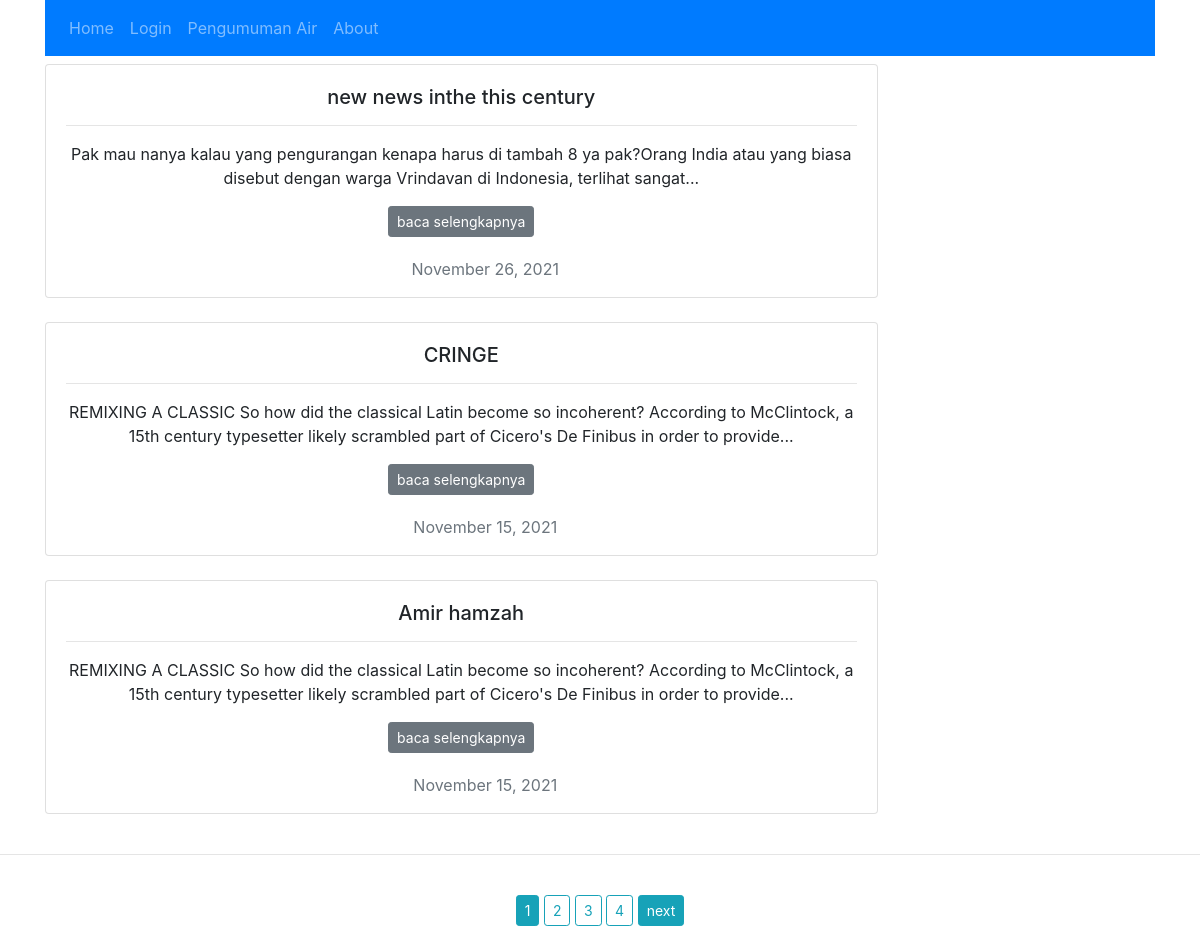
Before: / with the older database file.
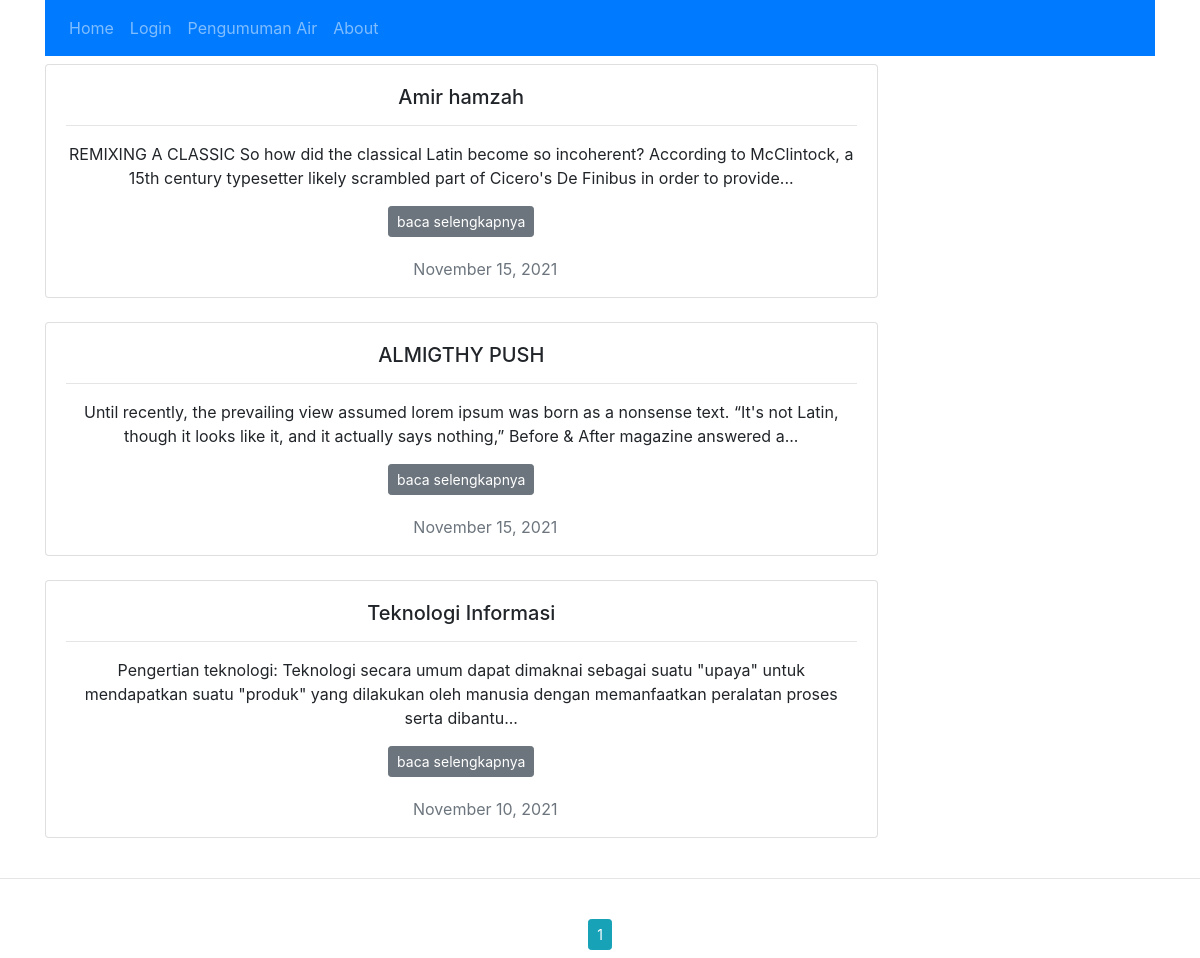
After: the same page with the newer database file.
### affairs/models.py (models this page shows, shortened)
class Artikel(db.Model):
    id = db.Column(db.Integer, primary_key=True)
    judul = db.Column(db.String(255), nullable=False)
    konten = db.Column(db.Text, nullable=False)
    thumbnail = db.Column(db.String(255), nullable=False)
    tgl_post = db.Column(db.DateTime, nullable=False, default=datetime.utcnow)
    kategori_id = db.Column(db.Integer, db.ForeignKey('kategori.id'), nullable=False)

### affairs/admin/routes.py (the view)
@admingam.route("/")
def home():
    halaman = request.args.get('page',1, type=int)
    daf_ar = Artikel.query.order_by(Artikel.id.desc()).paginate(page=halaman, per_page=3)
    return render_template("index.html", daf_ar=daf_ar)

### affairs/templates/index.html (shortened to what this page needs)
{% extends 'layout.html'%}
{%block content %}
{% for df in daf_ar.items %}
      <div class="card w-75 text-center">
        <div class="card-body">
          <h5 class="card-title">{{df.judul}}</h5>
          <hr>
          <p class="card-text">{{df.konten | truncate(200) | striptags()}}</p>
          <a href="{{url_for('admingam.baca_ar', id=df.id)}}" class="btn btn-secondary btn-sm">baca selengkapnya</a>
        </div>
        <p class="text-muted ml-5">{{df.tgl_post.strftime('%B %d, %Y')}}</p>
      </div>
      <br>
  {% endfor %}
  </div>
      <hr>
      <div class="row">
        <div class="col text-center p-2">
          {% for page_num in daf_ar.iter_pages() %}
          {% if page_num %}
          {% if daf_ar.page == page_num %}
          <a href="{{url_for('admingam.home', page=page_num)}}" class="btn btn-info btn-sm mt-3">{{page_num}}</a>
          {% else %}
          <a href="{{url_for('admingam.home', page=page_num)}}" class="btn btn-outline-info btn-sm mt-3">{{page_num}}</a>
          {% endif %}
          {% else %}
          ...
          {% endif %}
          {% endfor %}
          {% if daf_ar.has_next %}
          <a href="{{url_for('admingam.home', page=daf_ar.next_num)}}" class="btn btn-info btn-sm mt-3">next</a>
          {% endif %}
        </div>
      </div>
{%endblock content %}

### affairs/templates/layout.html (shortened to what this page needs)
<!doctype html>
<html lang="en">
  <head>
    <link rel="stylesheet" href="https://cdn.jsdelivr.net/npm/bootstrap@4.0.0/dist/css/bootstrap.min.css">
  </head>
  <body>
  <div class="container" >
    <nav class="navbar navbar-expand-lg navbar navbar-dark bg-primary mb-2">
        <div class="collapse navbar-collapse" id="navbarNavDropdown">
          <ul class="navbar-nav">
              {% if current_user.is_authenticated %}
            <li class="nav-item active">
              <a class="nav-link" href="">Home <span class="sr-only">(current)</span></a>
            </li>
            <li class="nav-item dropdown">
              <a class="nav-link dropdown-toggle" href="#" id="navbarDropdownMenuLink" data-toggle="dropdown" aria-haspopup="true" aria-expanded="false">
               Menu
              </a>
              <div class="dropdown-menu" aria-labelledby="navbarDropdownMenuLink">
                <a class="dropdown-item" href="{{url_for('admingam.tambah_kat')}}">Tambah Kategori</a>
                <a class="dropdown-item" href="{{url_for('admingam.tambah_artikel')}}">Tambah artikel</a>
                <a class="dropdown-item" href="{{url_for('admingam.admin_panel')}}">Admin Panel</a>
                <a class="dropdown-item" href="{{url_for('admingam.logout_adm')}}">Logout</a>
              </div>
            </li>
            {%else %}
            <li class="nav-item">
              <a class="nav-link" href="/">Home</a>
            </li>
            <li class="nav-item">
              <a class="nav-link" href="{{url_for('admingam.login_adm')}}">Login</a>
            </li>
            <li class="nav-item">
              <a class="nav-link" href="{{url_for('admingam.lamanrek')}}">Pengumuman Air</a>
            </li>
            <li class="nav-item">
              <a class="nav-link" href="/about">About</a>
            </li>
            {% endif %}
          </ul>
        </div>
      </nav>
      {%block content%}
      {%endblock content%}
  </body>
</html>

Changed rows visible on the page:
removed Artikel: judul "new news inthe this century", konten "Pak mau nanya kalau yang pengurangan kenapa harus di tambah 8 ya pak?Orang India atau yang biasa disebut dengan warga Vrindavan di Indonesia, terlihat sangat...", tgl_post "November 26, 2021"
removed Artikel: judul "CRINGE", konten "REMIXING A CLASSIC So how did the classical Latin become so incoherent? According to McClintock, a 15th century typesetter likely scrambled part of Cicero's De Finibus in order to provide...", tgl_post "November 15, 2021"
now on this page (row unchanged): Artikel: judul "ALMIGTHY PUSH", konten "Until recently, the prevailing view assumed lorem ipsum was born as a nonsense text. “It's not Latin, though it looks like it, and it actually says nothing,” Before & After magazine answered a...", tgl_post "November 15, 2021"
now on this page (row unchanged): Artikel: judul "Teknologi Informasi", konten "Pengertian teknologi: Teknologi secara umum dapat dimaknai sebagai suatu \"upaya\" untuk mendapatkan suatu \"produk\" yang dilakukan oleh manusia dengan memanfaatkan peralatan proses serta dibantu...", tgl_post "November 10, 2021"
Other visible differences:
list line gone: "2"
list line gone: "3"
list line gone: "4"
text no longer shown: "next"
